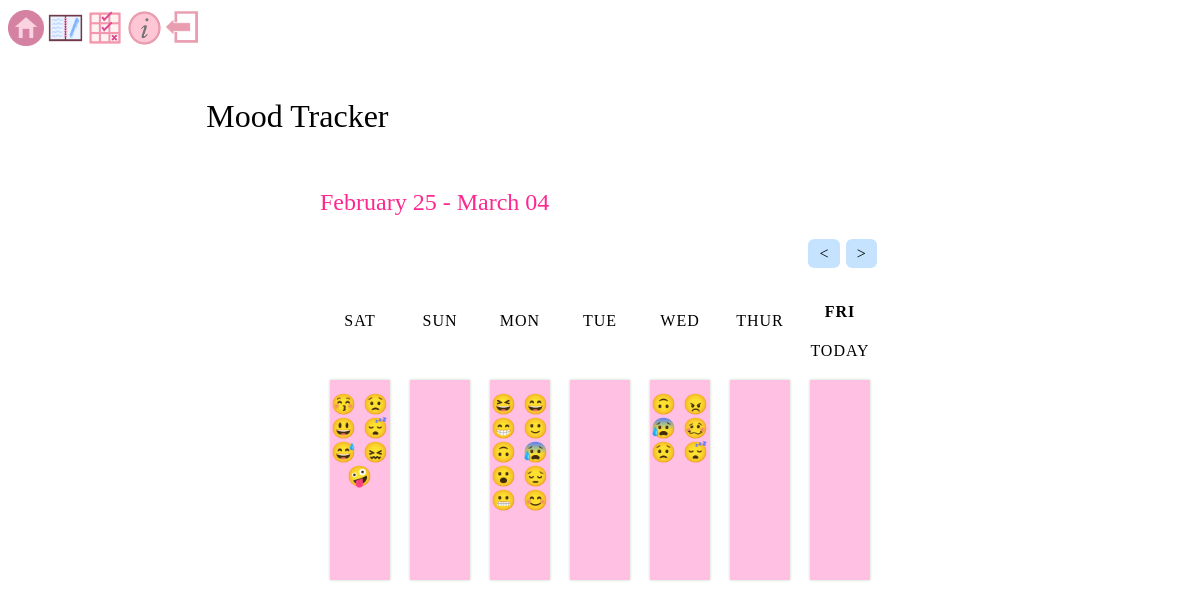
/moodtracker (signed in), run on an earlier commit of the app's database.
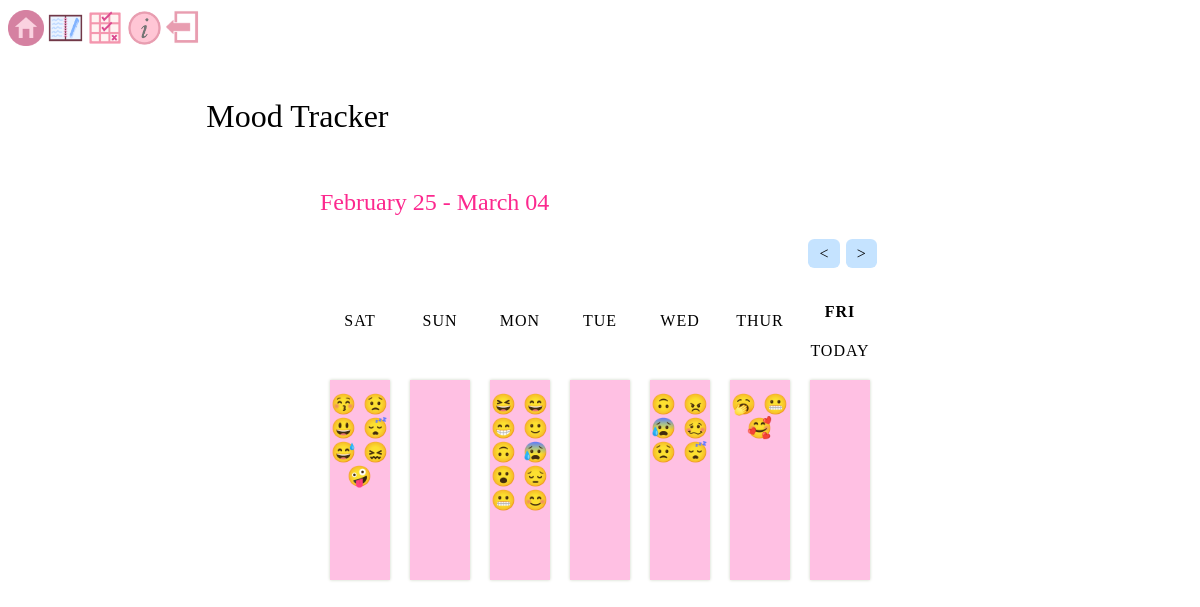
And on a later commit of the database.
### app/models.py (models this page shows, shortened)
class Moods(db.Model):
    id = db.Column(db.Integer, primary_key=True)
    date= db.Column(db.Date, nullable=False, default= date.today())
    moodlist = db.Column(db.Text, nullable=False)
    user_id = db.Column(db.Integer, db.ForeignKey('user.id'), nullable=False)

### app/routes.py (the view)
@app.route("/moodtracker")
@login_required
def moodtracker():
    todays_date= date.today()
    todaysactualdate= date.today()
    lastweek = todays_date - timedelta(days=7)
    mood1 = Moods.query.filter_by(user_id=current_user.id, date=todays_date).first() # grabbing moodlist for each day in the week
    mood2 = Moods.query.filter_by(user_id=current_user.id, date=todays_date-timedelta(days=1)).first()
    mood3 = Moods.query.filter_by(user_id=current_user.id, date=todays_date-timedelta(days=2)).first()
    mood4 = Moods.query.filter_by(user_id=current_user.id, date=todays_date-timedelta(days=3)).first()
    mood5 = Moods.query.filter_by(user_id=current_user.id, date=todays_date-timedelta(days=4)).first()
    mood6 = Moods.query.filter_by(user_id=current_user.id, date=todays_date-timedelta(days=5)).first()
    mood7 = Moods.query.filter_by(user_id=current_user.id, date=todays_date-timedelta(days=6)).first()
    return render_template("moodtracker.html",todaysactualdate=todaysactualdate, mood1=mood1, todays_date=todays_date, lastweek=lastweek, mood2=mood2, mood3=mood3, mood4=mood4, mood5=mood5, mood6=mood6, mood7=mood7, title="Mood Tracker")

### app/models.py (called while the page is built)
@login_manager.user_loader
def load_user(user_id):
    return User.query.get(int(user_id))

### app/templates/moodtracker.html (shortened to what this page needs)
<!doctype html>
<html lang="en">
    <head>
        <link rel="stylesheet" href="static\mood.css">
        <div>
            <a class="nav-link" href="/mainpage"><img src="static\images\home.png " width="3%"></a>
            <a class="nav-link" href="/journal"><img src="static\images\journal_icon.png " width="3%"></a>
            <a class="nav-link" href="/habittracker"><img src="static\images\habittracker_icon.png " width="3%"></a>
            <a class="nav-link" href="/info"><img src="static\images\information_icon.png " width="3%"></a>
            <a class="nav-link" href="/"><img src="static\images\logout_icon.png " width="3%"></a>
        </div>
    </head>
    <body onload="dayofWeek();">
        <div class="container">
            <h1> Mood Tracker </h1>
            <div id="week">
                <h2>{{ lastweek.strftime("%B %d") }} - {{ todays_date.strftime("%B %d") }}</h2>
                <form action= "/nextmoodtracker" method="POST" id="nextButton" >
                    <input type="submit" value=">">
                </form>
                <form action= "/prevmoodtracker" method="POST" id="backButton" >
                    <input type="submit" value="<">
                </form>
                <table>
                    <thead>
                        <tr>
                            <th id="day6" scope="col"> </th>
                            <th id="day5" scope="col"> </th>
                            <th id="day4" scope="col"> </th>
                            <th id="day3" scope="col"> </th>
                            <th id="day2" scope="col"> </th>
                            <th id="day1" scope="col"> </th>
                            {% if todays_date == todaysactualdate %}
                                <th  scope="col"><h4 id="day0"> </h4>TODAY</th>
                            {% else %}
                                <th id="day0" scope="col"> </th>
                            {% endif %}
                        </tr>
                    </thead><br/>
                    <tbody>
                        <tr>
                            <td>
                                 <div class="mood-box">
                                    {{ mood7.moodlist }}
                                </div>
                            </td>
                            <td>
                                <div class="mood-box">
                               </div>
                           </td>
                           <td>
                                <div class="mood-box">
                                    {{ mood5.moodlist }}
                                </div>
                            </td>
                            <td>
                                <div class="mood-box">
                               </div>
                           </td>
                            <td>
                                <div class="mood-box">
                                    {{ mood3.moodlist }}
                                </div>
                            </td>
                            <td>
                                <div class="mood-box">
                                    {{ mood2.moodlist }}
                                </div>
                            </td>
                            <td>
                                <div class="mood-box">
                                </div>
                            </td>
                        </tr>
                    </tbody>
                </table>
            </div>
        </div>
    </body>
</html>

What changed in the data, as far as the page shows it:
added Moods: moodlist "🥱 😬 🥰"
